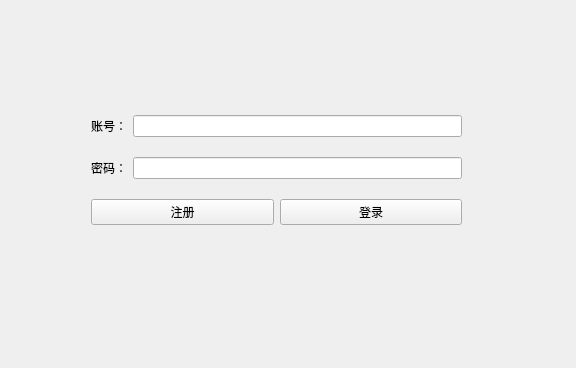
<?xml version="1.0" encoding="UTF-8"?>
<ui version="4.0">
 <class>Form</class>
 <widget class="QWidget" name="Form">
  <property name="geometry">
   <rect>
    <x>0</x>
    <y>0</y>
    <width>576</width>
    <height>368</height>
   </rect>
  </property>
  <property name="windowTitle">
   <string>Form</string>
  </property>
  <layout class="QGridLayout" name="gridLayout_2">
   <item row="0" column="1">
    <widget class="QStackedWidget" name="stackedWidget">
     <property name="currentIndex">
      <number>0</number>
     </property>
     <widget class="QWidget" name="page">
      <widget class="QWidget" name="layoutWidget">
       <property name="geometry">
        <rect>
         <x>80</x>
         <y>90</y>
         <width>371</width>
         <height>141</height>
        </rect>
       </property>
       <layout class="QGridLayout" name="gridLayout">
        <item row="1" column="0">
         <widget class="QLabel" name="label_2">
          <property name="text">
           <string>密码：</string>
          </property>
         </widget>
        </item>
        <item row="0" column="0">
         <widget class="QLabel" name="label">
          <property name="text">
           <string>账号：</string>
          </property>
         </widget>
        </item>
        <item row="0" column="1">
         <widget class="QLineEdit" name="lineEdit"/>
        </item>
        <item row="1" column="1">
         <widget class="QLineEdit" name="lineEdit_2"/>
        </item>
        <item row="2" column="0" colspan="2">
         <layout class="QHBoxLayout" name="horizontalLayout_2">
          <item>
           <widget class="QPushButton" name="pushButton_2">
            <property name="text">
             <string>注册</string>
            </property>
           </widget>
          </item>
          <item>
           <widget class="QPushButton" name="login">
            <property name="text">
             <string>登录</string>
            </property>
           </widget>
          </item>
         </layout>
        </item>
       </layout>
      </widget>
     </widget>
     <widget class="QWidget" name="page_2">
      <widget class="QWidget" name="layoutWidget">
       <property name="geometry">
        <rect>
         <x>0</x>
         <y>0</y>
         <width>551</width>
         <height>361</height>
        </rect>
       </property>
       <layout class="QVBoxLayout" name="verticalLayout">
        <item>
         <layout class="QGridLayout" name="gridLayout_3">
          <item row="3" column="1">
           <widget class="QLabel" name="label_7">
            <property name="text">
             <string>重新输入密码</string>
            </property>
           </widget>
          </item>
          <item row="5" column="3">
           <widget class="QLineEdit" name="lineEdit_8"/>
          </item>
          <item row="0" column="1">
           <widget class="QLabel" name="label_3">
            <property name="text">
             <string>账号</string>
            </property>
           </widget>
          </item>
          <item row="2" column="3">
           <widget class="QLineEdit" name="lineEdit_5"/>
          </item>
          <item row="4" column="3">
           <widget class="QLineEdit" name="lineEdit_7"/>
          </item>
          <item row="5" column="1">
           <widget class="QLabel" name="label_8">
            <property name="text">
             <string>密保提示问题</string>
            </property>
           </widget>
          </item>
          <item row="0" column="3">
           <widget class="QLineEdit" name="lineEdit_3"/>
          </item>
          <item row="1" column="1">
           <widget class="QLabel" name="label_4">
            <property name="text">
             <string>昵称</string>
            </property>
           </widget>
          </item>
          <item row="2" column="1">
           <widget class="QLabel" name="label_5">
            <property name="text">
             <string>密码</string>
            </property>
           </widget>
          </item>
          <item row="1" column="3">
           <widget class="QLineEdit" name="lineEdit_4"/>
          </item>
          <item row="3" column="3">
           <widget class="QLineEdit" name="lineEdit_6"/>
          </item>
          <item row="0" column="4">
           <spacer name="horizontalSpacer">
            <property name="orientation">
             <enum>Qt::Horizontal</enum>
            </property>
            <property name="sizeHint" stdset="0">
             <size>
              <width>40</width>
              <height>20</height>
             </size>
            </property>
           </spacer>
          </item>
          <item row="4" column="1">
           <widget class="QLabel" name="label_6">
            <property name="text">
             <string>手机号</string>
            </property>
           </widget>
          </item>
          <item row="0" column="0">
           <spacer name="horizontalSpacer_2">
            <property name="orientation">
             <enum>Qt::Horizontal</enum>
            </property>
            <property name="sizeHint" stdset="0">
             <size>
              <width>40</width>
              <height>20</height>
             </size>
            </property>
           </spacer>
          </item>
         </layout>
        </item>
        <item>
         <layout class="QHBoxLayout" name="horizontalLayout">
          <item>
           <widget class="QPushButton" name="reset">
            <property name="text">
             <string>重置</string>
            </property>
           </widget>
          </item>
          <item>
           <widget class="QPushButton" name="detection">
            <property name="text">
             <string>格式检测</string>
            </property>
           </widget>
          </item>
          <item>
           <widget class="QPushButton" name="determine">
            <property name="text">
             <string>确定</string>
            </property>
           </widget>
          </item>
          <item>
           <widget class="QPushButton" name="pushButton_5">
            <property name="text">
             <string>登录</string>
            </property>
           </widget>
          </item>
         </layout>
        </item>
       </layout>
      </widget>
     </widget>
     <widget class="QWidget" name="page_3">
      <widget class="QWidget" name="">
       <property name="geometry">
        <rect>
         <x>3</x>
         <y>13</y>
         <width>551</width>
         <height>341</height>
        </rect>
       </property>
       <layout class="QGridLayout" name="gridLayout_4">
        <item row="0" column="0">
         <layout class="QHBoxLayout" name="horizontalLayout_4">
          <item>
           <widget class="QPushButton" name="pushButton_6">
            <property name="text">
             <string>昵称</string>
            </property>
           </widget>
          </item>
          <item>
           <spacer name="horizontalSpacer_4">
            <property name="orientation">
             <enum>Qt::Horizontal</enum>
            </property>
            <property name="sizeHint" stdset="0">
             <size>
              <width>40</width>
              <height>20</height>
             </size>
            </property>
           </spacer>
          </item>
          <item>
           <widget class="QPushButton" name="logout">
            <property name="text">
             <string>退出登录</string>
            </property>
           </widget>
          </item>
         </layout>
        </item>
        <item row="1" column="0">
         <layout class="QHBoxLayout" name="horizontalLayout_3">
          <item>
           <widget class="QPushButton" name="pushButton">
            <property name="text">
             <string>观看记录</string>
            </property>
           </widget>
          </item>
          <item>
           <widget class="QPushButton" name="pushButton_4">
            <property name="text">
             <string>收藏</string>
            </property>
           </widget>
          </item>
          <item>
           <spacer name="horizontalSpacer_3">
            <property name="orientation">
             <enum>Qt::Horizontal</enum>
            </property>
            <property name="sizeHint" stdset="0">
             <size>
              <width>40</width>
              <height>20</height>
             </size>
            </property>
           </spacer>
          </item>
         </layout>
        </item>
        <item row="2" column="0">
         <widget class="QListView" name="listView"/>
        </item>
       </layout>
      </widget>
     </widget>
    </widget>
   </item>
  </layout>
 </widget>
 <resources/>
 <connections/>
</ui>
